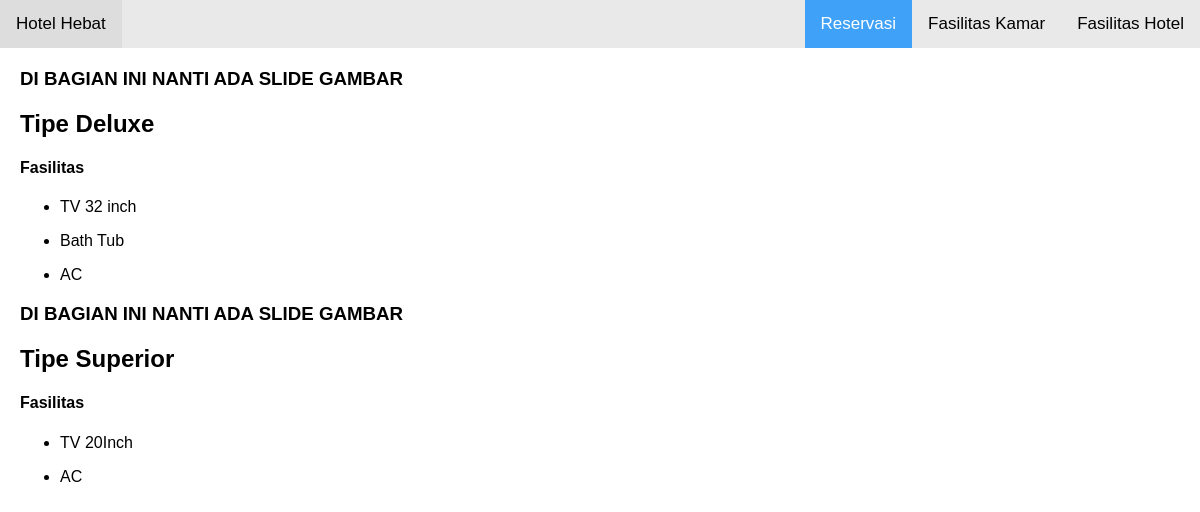
The page /app/page/fasilitas/tipe_kamar/detail_tipe_kamar.php on the database its author committed.
### tables this page shows
CREATE TABLE `tipe_kamar` (
  `id` int(11) NOT NULL,
  `nama` varchar(100) NOT NULL,
  `jumlah_kamar` int(11) NOT NULL
);

### app/page/fasilitas/tipe_kamar/detail_tipe_kamar.php (the view)
<?php include "../../../templates-admin/header.php"; ?>
<div class="main">
  <?php
  include '../../../config/koneksi.php';
  $datas = mysqli_query($koneksi, "SELECT * FROM tipe_kamar");
  while ($data = mysqli_fetch_array($datas)) {
    $id = $data['id'];
  ?>
  <div>
    <h3>DI BAGIAN INI NANTI ADA SLIDE GAMBAR</h3>
  </div>
    <div>
      <h2> Tipe <?php echo ucfirst($data['nama']); ?></h2>
    </div>
    <div>
      <div>
        <h4>Fasilitas</h4>
        <?php
        $data_kamar = mysqli_query($koneksi,
          "SELECT  mebel.nama as fasilitas_kamar
          FROM mebel
          LEFT JOIN tipe_kamar
          ON tipe_kamar.id = mebel.id_tipe_kamar
          WHERE tipe_kamar.id='$id'"
        );
        while ($mebel = mysqli_fetch_array($data_kamar)) {
        ?>
          <ul>
            <li>
              <?php echo $mebel['fasilitas_kamar']; ?>
            </li>
          </ul>
        <?php
        }
        ?>
      </div>
    </div>
  <?php
  }
  ?>
</div>
<?php include "../../../templates-admin/footer.php"; ?>

### public/css/style.css (style rules this page uses)
* { box-sizing: border-box; }
body { margin: 0; font-family: Arial, Helvetica, sans-serif; }
.main { margin: 20px; }

### rows shown on the page
tipe_kamar: nama "Deluxe", fasilitas_kamar "TV 32 inch", fasilitas_kamar "Bath Tub", fasilitas_kamar "AC"
tipe_kamar: nama "Superior", fasilitas_kamar "TV 20Inch", fasilitas_kamar "AC"
